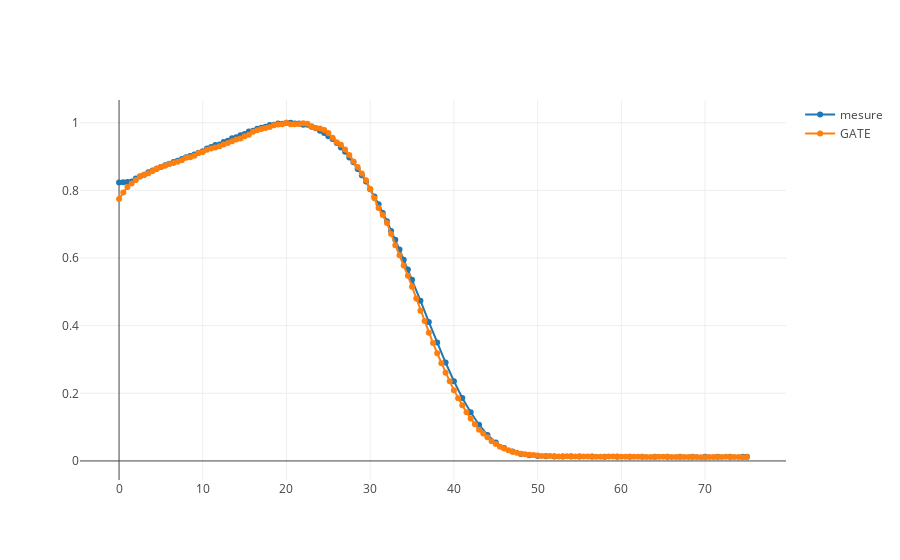
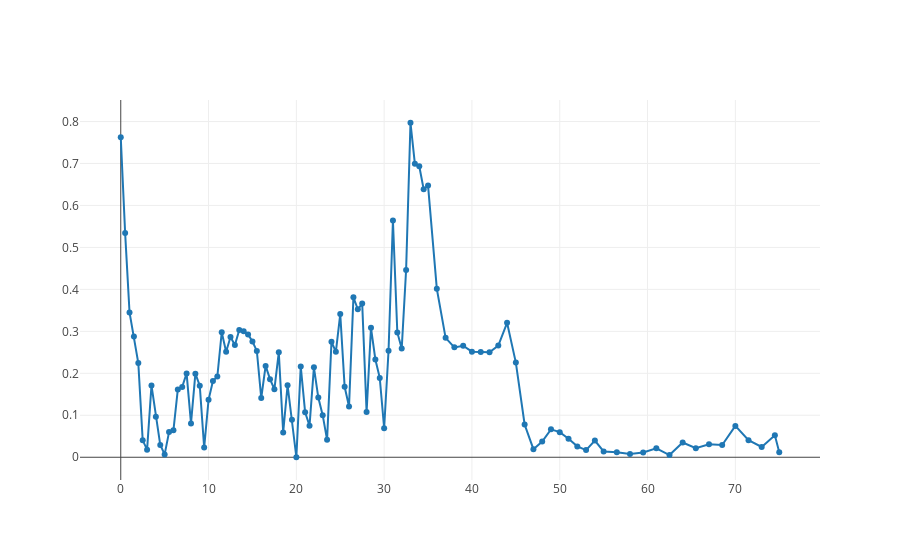

The notebook cell these images were saved under, in order:
### Code cell
refX=df1['pas']
refY=df1['value']
gateX=df2['pas']
gateY=df2['value']

print type(refX[0])
print type(gateX[0])
print type(refY[0])
print type(gateY[0])

DTA=2 #mm
deltaDmax=0.02


deltaD=np.zeros(len(gateY))


gammaIndex=np.zeros(len(refX))
gammaIndexTEMP=np.zeros(len(gateX))
drTEMP=np.zeros(len(gateX))
dr=np.zeros(len(gateX))

for i in range(len(refX)):
    for j in range(len(gateX)):
        dr[j]=(refX[i]-gateX[j])
        deltaD[j]=refY[i]-gateY[j]
        gammaIndexTEMP[j]=m.sqrt(((deltaD[j]**2)/deltaDmax**2) + ((dr[j]**2)/DTA**2))
    gammaIndex[i]=np.min(gammaIndexTEMP)

print
print "GAMMA INDEX :"
print gammaIndex

nok=0.0

#a=0
#for i in range(len(gammaIndex)):
    
#    if gateY[i]>0.10:
#        a=a+1
#        if gammaIndex[i]<1:
#            nok=nok+1

for i in range(len(gammaIndex)):
        if gammaIndex[i]<1:
            nok=nok+1
            
                       

#print len(gammaIndex)
#passRate=(nok/a)*100
passRate=(nok/len(gammaIndex))*100

print
print('Pass Rate : ' +str(passRate) +' %')


trace1 = go.Scatter(
    x = refX,
    y = refY,
    mode = 'lines+markers', 
    name = 'mesure')

trace2 = go.Scatter(
    x = gateX,
    y = gateY,
    mode = 'lines+markers', 
    name = 'GATE')


xgamma=range(len(gammaIndex))
trace3 = go.Scatter(
    x = refX,
    y = gammaIndex,
    mode = 'lines+markers', 
    name = 'gamma index')
            
data = [trace1, trace2]
py.iplot(data, filename='scatter-mode')   


data1 = [trace3]
py.iplot(data1, filename='scatter-mode')

### Figure 1 — Plotly figure (JSON) as saved in the notebook; plotly's stock layout.template omitted (floating-point values rounded to 4 significant figures; data arrays with more than 128 entries replaced by an {"elided": "..."} marker saying what was removed)
{"data": [{"mode": "lines+markers", "name": "mesure", "type": "scatter", "x": [0, 0.5, 1, 1.5, 2, 2.5, 3, 3.5, 4, 4.5, 5, 5.5, 6, 6.5, 7, 7.5, 8, 8.5, 9, 9.5, 10, 10.5, 11, 11.5, 12, 12.5, 13, 13.5, 14, 14.5, 15, 15.5, 16, 16.5, 17, 17.5, 18, 18.5, 19, 19.5, 20, 20.5, 21, 21.5, 22, 22.5, 23, 23.5, 24, 24.5, 25, 25.5, 26, 26.5, 27, 27.5, 28, 28.5, 29, 29.5, 30, 30.5, 31, 31.5, 32, 32.5, 33, 33.5, 34, 34.5, 35, 36, 37, 38, 39, 40, 41, 42, 43, 44, 45, 46, 47, 48, 49, 50, 51, 52, 53, 54, 55, 56.5, 58, 59.5, 61, 62.5, 64, 65.5, 67, 68.5, 70, 71.5, 73, 74.5, 75], "y": [0.823, 0.824, 0.825, 0.826, 0.835, 0.841, 0.846, 0.854, 0.859, 0.864, 0.869, 0.874, 0.879, 0.884, 0.888, 0.893, 0.898, 0.902, 0.906, 0.911, 0.916, 0.924, 0.928, 0.934, 0.936, 0.943, 0.947, 0.954, 0.957, 0.963, 0.967, 0.974, 0.976, 0.982, 0.985, 0.988, 0.993, 0.994, 0.998, 0.997, 1, 1, 0.998, 0.998, 0.994, 0.994, 0.988, 0.984, 0.976, 0.97, 0.96, 0.952, 0.94, 0.927, 0.914, 0.897, 0.883, 0.863, 0.845, 0.826, 0.803, 0.782, 0.759, 0.733, 0.709, 0.68, 0.654, 0.625, 0.595, 0.566, 0.536, 0.474, 0.411, 0.35, 0.291, 0.236, 0.186, 0.144, 0.107, 0.0769, 0.0544, 0.0384, 0.0277, 0.0208, 0.0169, 0.0148, 0.0137, 0.0132, 0.013, 0.0129, 0.0128, 0.0128, 0.0127, 0.0127, 0.0126, 0.0126, 0.0125, 0.0125, 0.0124, 0.0123, 0.0124, 0.0123, 0.0123, 0.0123, 0.0122]}, {"mode": "lines+markers", "name": "GATE", "type": "scatter", "x": {"elided": "151 float values"}, "y": {"elided": "151 float values"}}], "layout": {}}

### Figure 2 — Plotly figure (JSON) as saved in the notebook; plotly's stock layout.template omitted (floating-point values rounded to 4 significant figures)
{"data": [{"mode": "lines+markers", "name": "gamma index", "type": "scatter", "x": [0, 0.5, 1, 1.5, 2, 2.5, 3, 3.5, 4, 4.5, 5, 5.5, 6, 6.5, 7, 7.5, 8, 8.5, 9, 9.5, 10, 10.5, 11, 11.5, 12, 12.5, 13, 13.5, 14, 14.5, 15, 15.5, 16, 16.5, 17, 17.5, 18, 18.5, 19, 19.5, 20, 20.5, 21, 21.5, 22, 22.5, 23, 23.5, 24, 24.5, 25, 25.5, 26, 26.5, 27, 27.5, 28, 28.5, 29, 29.5, 30, 30.5, 31, 31.5, 32, 32.5, 33, 33.5, 34, 34.5, 35, 36, 37, 38, 39, 40, 41, 42, 43, 44, 45, 46, 47, 48, 49, 50, 51, 52, 53, 54, 55, 56.5, 58, 59.5, 61, 62.5, 64, 65.5, 67, 68.5, 70, 71.5, 73, 74.5, 75], "y": [0.7626, 0.5341, 0.3451, 0.2878, 0.2246, 0.04029, 0.0181, 0.1712, 0.09621, 0.0293, 0.006776, 0.05994, 0.06434, 0.1616, 0.1677, 0.1998, 0.08071, 0.1992, 0.1703, 0.0231, 0.1368, 0.1819, 0.1922, 0.2978, 0.2513, 0.2867, 0.2673, 0.3031, 0.3003, 0.2927, 0.2757, 0.2534, 0.1412, 0.2177, 0.1861, 0.1621, 0.2502, 0.05914, 0.1716, 0.08955, 0, 0.2164, 0.1072, 0.07512, 0.2142, 0.1423, 0.1003, 0.04149, 0.2752, 0.2512, 0.3411, 0.1679, 0.1212, 0.381, 0.3526, 0.3662, 0.1076, 0.3085, 0.2329, 0.1891, 0.06912, 0.2537, 0.5642, 0.2975, 0.2589, 0.4462, 0.7971, 0.6992, 0.6936, 0.6387, 0.6473, 0.4013, 0.2845, 0.2618, 0.2658, 0.2516, 0.2506, 0.2501, 0.2663, 0.3203, 0.2256, 0.07801, 0.01926, 0.03743, 0.06656, 0.0598, 0.04397, 0.0259, 0.01703, 0.03983, 0.01386, 0.01212, 0.007833, 0.01139, 0.02134, 0.005325, 0.03521, 0.02168, 0.03092, 0.02912, 0.0747, 0.04051, 0.0245, 0.05226, 0.01202]}], "layout": {}}
